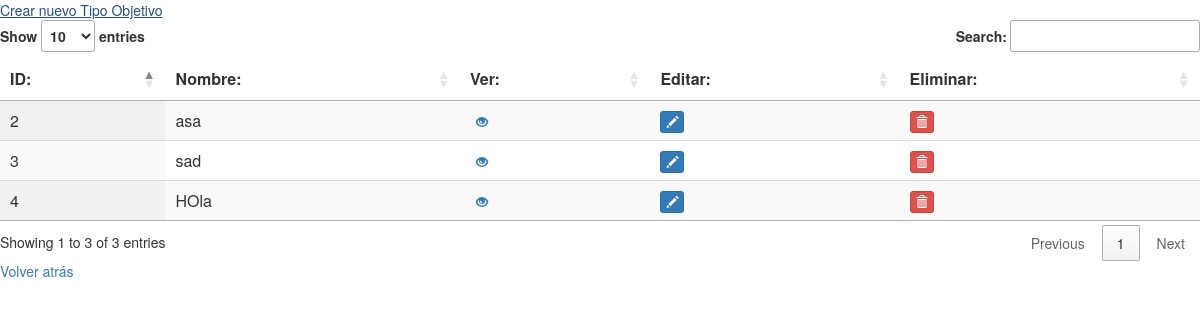
/index/tipo_objetivo, run on the app's committed database.
### ModelsMaster/models.py (models this page shows)
class TipoObjetivo(models.Model):
    id_to=models.AutoField(primary_key=True, db_column="id_Tipo_Objetivo")
    str_to_nombre=models.CharField(max_length=256, null=False, blank=False, db_column="Nombre")
    bool_to_eliminado=models.BooleanField(default=False, db_column="eliminado")
    class Meta:
        db_table = "tipo_objetivos"

### ModelsMaster/views.py (the view)
# urls.py: path('', views.index),
    def index(request):
        all = TipoObjetivo.objects.filter(bool_to_eliminado=False)
        args = {
            "tipos_objetivos":all
        }
        return render(request, 'TipoObjetivo/index.html', args)

### ModelsMaster/templates/TipoObjetivo/index.html (shortened to what this page needs)
{% extends '../base_index.html' %}
    {% block thead %}
    <th> ID: </th>
    <th> Nombre:</th>
    <th> Ver:</th>
    <th> Editar:</th>
    <th> Eliminar:</th>
    {% endblock %}
    {% block body %}
    <a href="/new/tipo_objetivo">Crear nuevo Tipo Objetivo</a>
    {% endblock %}
    {% block tbody %}
        {% if tipos_objetivos %}
            {% for tipo_objetivo in tipos_objetivos %}
            <tr>
                <td>{{tipo_objetivo.id_to}}</td>
                <td>{{tipo_objetivo.str_to_nombre}}</td>
                <td><a class="btn btn-xs glyphicon glyphicon-eye-open" href="/show/tipo_objetivo/{{tipo_objetivo.id_to}}"></a></td>
                <td><a class="btn btn-primary btn-xs glyphicon glyphicon-pencil" href="/edit/tipo_objetivo/{{tipo_objetivo.id_to}}"></a></td>
                <td><a class="btn btn-danger btn-xs glyphicon glyphicon-trash" href="/delete/tipo_objetivo/{{tipo_objetivo.id_to}}"></a></td>
            </tr>
            {% endfor %}
        {% else %}
            <h2>No se han encontrado ningún tipo Objetivo creado</h2>
        {% endif %}
    {% endblock %}

### data on the page
TipoObjetivo: id_to "2", str_to_nombre "asa"
TipoObjetivo: id_to "3", str_to_nombre "sad"
TipoObjetivo: id_to "4", str_to_nombre "HOla"
